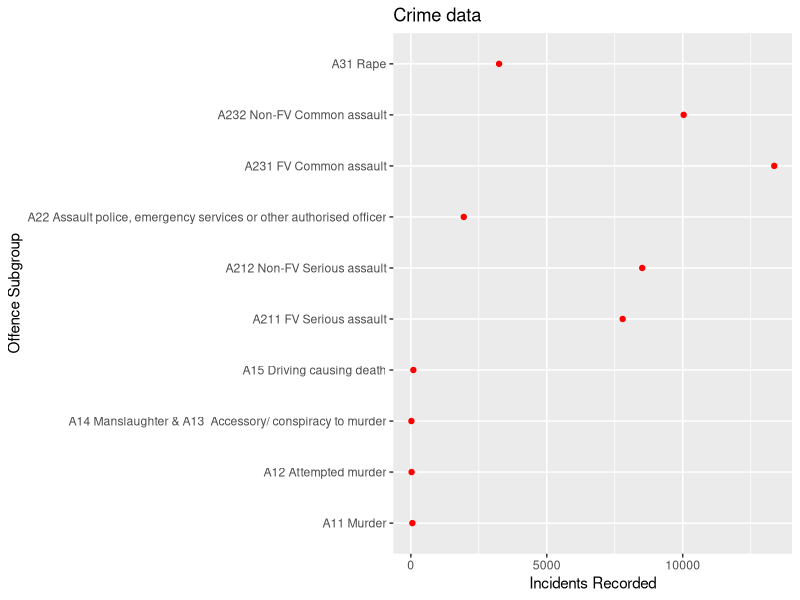
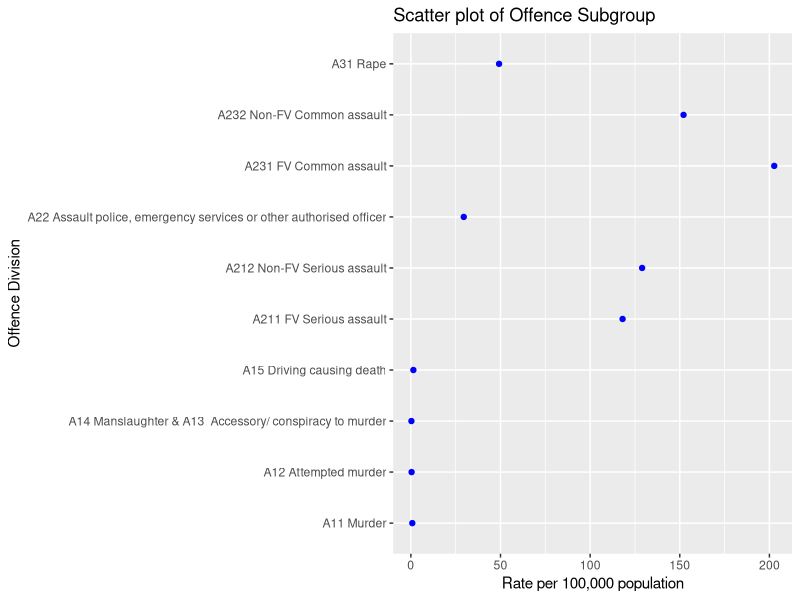

The R script that drew these images, in order:
## ---- chunk 1
library(tidyverse)
library(ggrepel)
library(ggplot2)

## ---- chunk 2

crime_data <- read_csv("Data_Tables_Criminal_Incidents_Visualisation_Year_Ending_December_2019.csv")

crime_data <- head(crime_data,10) %>% rename(abc = "Offence Subgroup", xyz = "Incidents Recorded")

ggplot(crime_data, aes(x=xyz, y=abc)) + geom_point(color= "red") + labs(x = "Incidents Recorded", y = "Offence Subgroup", title = "Crime data") + theme(legend.position = 'none')
  



## ---- chunk 3
data <- read_csv("Data_Tables_Criminal_Incidents_Visualisation_Year_Ending_December_2019.csv")
a <- head(data, 10) %>% 
  rename(OS = "Offence Subgroup", Rate = "Rate per 100,000 population")

ggplot(a, aes(x = OS, y = Rate)) +
  geom_point(color = "blue") +
  labs(x = "Offence Division", y = "Rate per 100,000 population", title = "Scatter plot of Offence Subgroup") +
  coord_flip()

